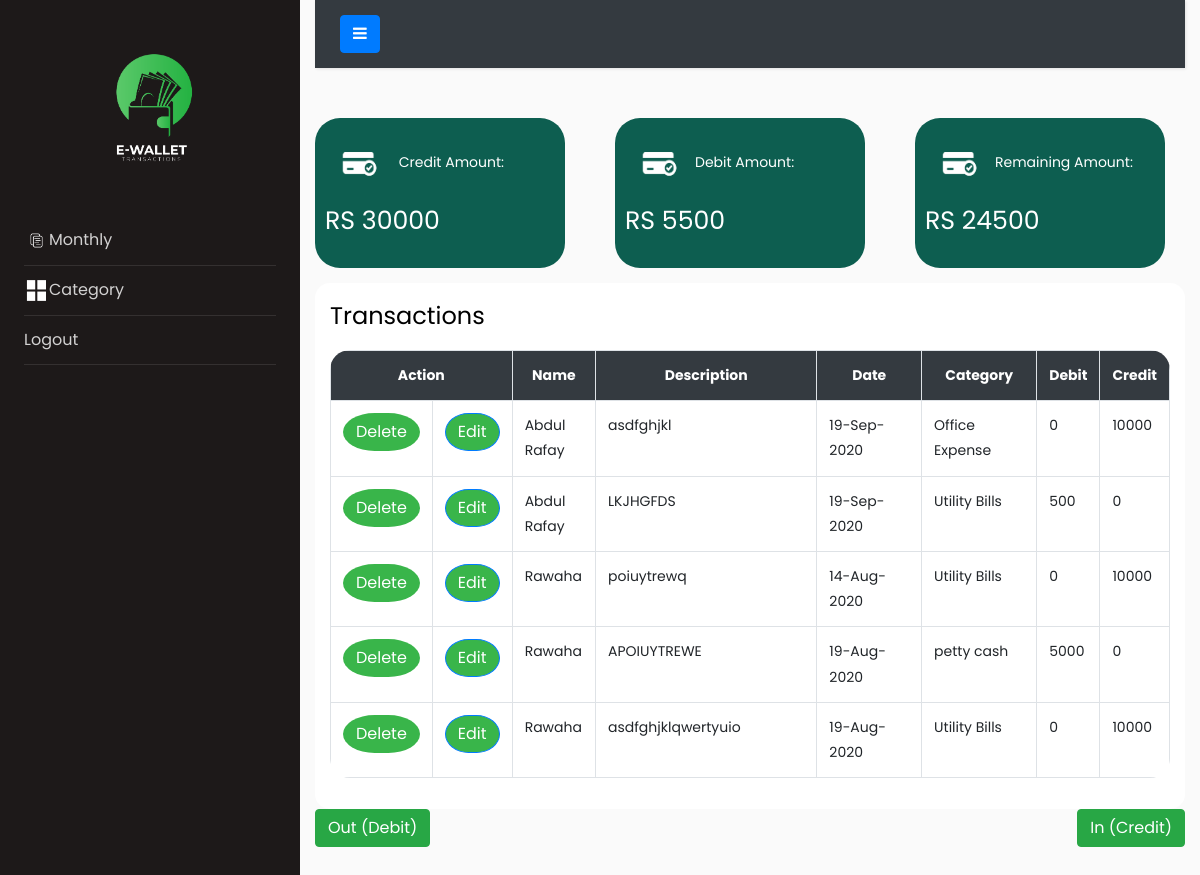
The page /updates.php (signed in) on the database its author committed.
### tables this page shows
CREATE TABLE `balancesheet` (
  `UserId` int(11) NOT NULL,
  `BalanceID` int(11) NOT NULL,
  `BName` varchar(100) NOT NULL,
  `BDescription` varchar(500) NOT NULL,
  `CategoryID` int(50) NOT NULL,
  `BAmount` int(20) NOT NULL,
  `BDebit` int(2) DEFAULT NULL,
  `BCredit` int(2) DEFAULT NULL,
  `BTransfer` int(2) DEFAULT NULL,
  `BDate` date NOT NULL
);

### updates.php (the view, shortened to what this page needs)
<?php
include "conn/conn.php";
?>
<!DOCTYPE html>
<html lang="en">
<head>
    <link rel="stylesheet" href="https://maxcdn.bootstrapcdn.com/bootstrap/4.0.0/css/bootstrap.min.css">
    <link rel="stylesheet" href="https://stackpath.bootstrapcdn.com/font-awesome/4.7.0/css/font-awesome.min.css">
    <link rel="stylesheet" href="sidebar/css/style.css">
</head>
<body>
    <div class="wrapper d-flex align-items-stretch">
        <?php
        include ("sidebar.php");
        ?>
        <div class="container" id="main-body">
            <nav class="navbar navbar-expand-lg navbar-dark bg-dark">
                <div class="container-fluid">
                    <button type="button" id="sidebarCollapse" class="btn btn-primary">
                        <i class="fa fa-bars"></i>
                    </button>
                </div>
            </nav>
            <div>
                <div class="row">
                    <?php
                    $sql1 = "SELECT SUM(BAmount) AS total FROM balancesheet WHERE BCredit=1";
                    $result1 = $conn->query($sql1);
                    $row1 = $result1->fetch_assoc();
                    $credit = $row1['total'];
                    $sql2 = "SELECT SUM(BAmount) AS total FROM balancesheet WHERE BDebit=1";
                    $result2 = $conn->query($sql2);
                    $row2 = $result2->fetch_assoc();
                    $debit = $row2['total'];
                    $total = $credit - $debit;
                    echo '  <div class="col-md-4"> <div class="rcorners" style="margin-top: 10px; float: left;"><img src="images1/kharcha-09.png" alt="home" width="70px" height="70px"><span style="font-size:100%; color:white;">  Credit Amount: <br>  <span style="font-size:180%; color:white;">RS  ' . $credit . '</span></span></div></div>
                                <div class="col-md-4"> <div class="rcorners" style="margin-top: 10px; float: left;"><img src="images1/kharcha-09.png" alt="home" width="70px" height="70px"><span style="font-size:100%; color:white;">Debit Amount: <br><span style="font-size:180%; color:white;"> RS  ' . $debit . '</span></span></div></div>
                                <div class="col-md-4"> <div class="rcorners" style="margin-top: 10px; float: left;"><img src="images1/kharcha-09.png" alt="home" width="70px" height="70px"><span style="font-size:100%; color:white;">Remaining Amount: <span style="font-size:180%; color:white;"><br>RS   '   . $total . '</span></span></div></div>
                        ';
                    ?>
                </div>
            </div>
            <div style="margin-top: 15px;">
                <div>
                    <div class="tablebg">
                        <label for="" style=" float: left" aria-pressed="true">
                            <h4>Transactions</h4>
                        </label>
                        <table class="table table-bordered table-responsive" style="border: none; max-height:100vh; width: 100%; overflow-x: auto; overflow-y: auto; border-radius:20px;">
                            <tr class="bg-dark" style="color:white;">
                                <th style="text-align : center; width: 20%" colspan="2">Action</th>
                                <th style="text-align : center; width: 10%">Name</th>
                                <th style="text-align : center; width: 30%">Description</th>
                                <th style="text-align : center; width: 15%">Date</th>
                                <th style="text-align : center; width: 15%">Category</th>
                                <th style="text-align : center; width: 5%">Debit</th>
                                <th style="text-align : center; width: 5%">Credit</th>
                            </tr>
                            <?php
                            $sql = "SELECT * FROM balancesheet JOIN category ON balancesheet.CategoryID=category.CategoryID";
                            $result = $conn->query($sql);
                            if ($result->num_rows > 0) {
                                while ($row = $result->fetch_assoc()) {
                            ?>
                                    <tr>
                                        <td>
                                            <a class="btn  del_update" id="<?php echo $row['BalanceID']; ?>" href="" role="button" style="border-radius:40px/24px; background-color:#39b54a; color:white">Delete</a>
                                        </td>
                                        <td>
                                            <a href="" id="<?php echo $row['BalanceID']; ?>" class="btn btn-primary edit_sheet" role="button" style="border-radius:40px/32px; background-color:#39b54a; color:white">Edit</a>
                                        </td>
                                        <td>
                                            <?php if (isset($row['BName'])) {
                                                print_r($row['BName']);
                                            } ?>
                                        </td>
                                        <td>
                                            <?php if (isset($row['BDescription'])) {
                                                print_r($row['BDescription']);
                                            } ?>
                                        </td>
                                        <td>
                                            <?php if (isset($row['BDate'])) {
                                                $newDate = date("d-M-Y", strtotime($row['BDate']));
                                                print_r($newDate);
                                            } ?>
                                        </td>
                                        <td>
                                            <?php if (isset($row['CName'])) {
                                                print_r($row['CName']);
                                            } ?>
                                        </td>
                                        <td>
                                            <?php
                                            if (isset($row['BDebit']) && $row['BDebit'] == 1) {
                                                print_r($row['BAmount']);
                                            } else {
                                                print_r("0");
                                            }
                                            ?>
                                        </td>
                                        <td>
                                            <?php
                                            if (isset($row['BCredit']) && $row['BCredit'] == 1) {
                                                print_r($row['BAmount']);
                                            } else {
                                                print_r("0");
                                            }
                                            ?>
                                        </td>
                                    </tr>
                            <?php
                                }
                            }
                            ?>
                        </table>
                    </div>
                </div>
                <a href="" data-toggle="modal" data-target="#updatemodal" class="btn btn-success" role="button" style=" float: left" aria-pressed="true">Out (Debit)</a>
                <a href="" data-toggle="modal" data-target="#creditmodal" class="btn btn-success" role="button" style=" float: right;" aria-pressed="true">In (Credit)</a>
            </div>
        </div>
    </div>
</body>
</html>

### updates.php (style rules this page uses)
.rcorners { border-radius: 25px; background: #0d5e50; padding: 10px; width: 250px; height: 150px; }
.tablebg { padding: 15px; border-radius: 15px; background-color: white; }

### rows shown on the page
balancesheet: value "Abdul Rafay asdfghjkl 19-Sep-2020 Office Expense 0 10000"
balancesheet: value "Abdul Rafay LKJHGFDS 19-Sep-2020 Utility Bills 500 0"
balancesheet: value "Rawaha poiuytrewq 14-Aug-2020 Utility Bills 0 10000"
balancesheet: value "Rawaha APOIUYTREWE 19-Aug-2020 petty cash 5000 0"
balancesheet: value "Rawaha asdfghjklqwertyuio 19-Aug-2020 Utility Bills 0 10000"

### other values the page prints
$credit "30000"
$debit "5500"
$total "24500"
